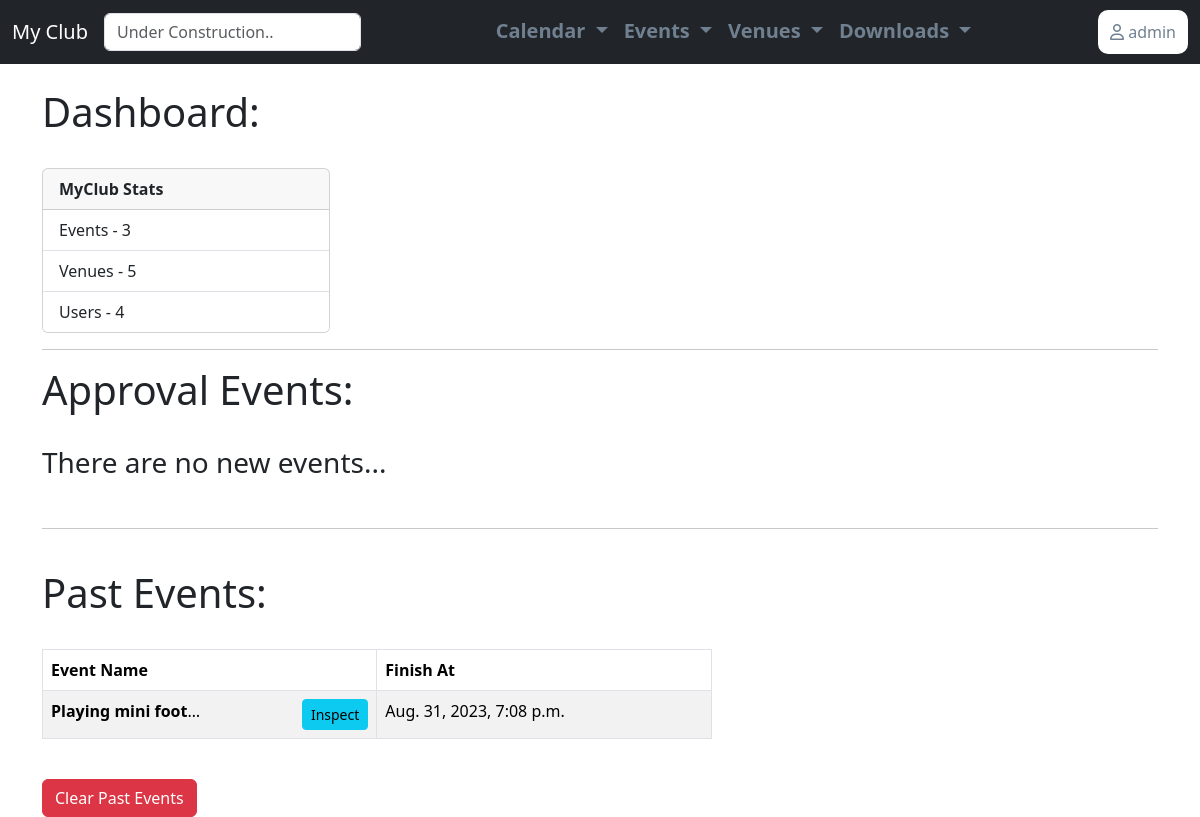
The app's page /admin_event_approval (signed in), older data.
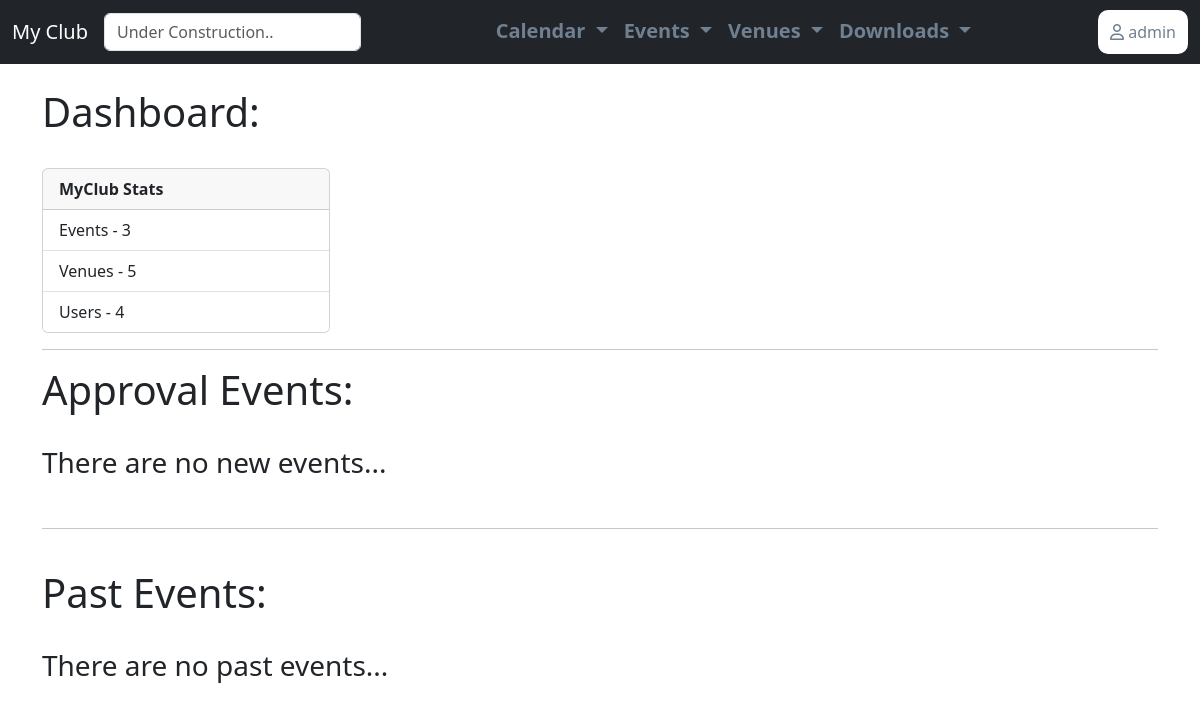
The same page, newer data.
### events/models.py (models this page shows, shortened)
class Event(models.Model):
    name = models.CharField('Event name', max_length=150)
    event_data = models.DateTimeField('Event Date')
    venue = models.ForeignKey(Venue, on_delete=models.CASCADE)
    manager = models.ForeignKey(User, blank=True, null=True, on_delete=models.SET_NULL)
    description = models.TextField(blank=True)
    attendees = models.ManyToManyField(User, blank=True, related_name='event_attendees')
    approved = models.BooleanField("Approved", default=False)
    def __str__(self):
        return self.name

### events/views.py (the view)
# urls.py: path('admin_event_approval', views.admin_panel, name="admin-event-approval"),
def admin_panel(request):
    event_count = Event.objects.all().count
    venue_count = Venue.objects.all().count
    user_count = User.objects.all().count
    new_events = Event.objects.filter(approved=False).order_by('event_data')
    today = date.today()
    past_events = Event.objects.filter(event_data__lt=today)
    if request.user.is_superuser:
        if request.method == "POST":
            if "approve_events" in request.POST:
                id_list = request.POST.getlist('boxes')
                [Event.objects.filter(pk=int(x)).update(approved=True) for x in id_list]
                messages.success(request, "Events Approved!")
                return redirect('home')
            elif "clear_events" in request.POST:
                past_events.delete()
                messages.success(request, "Successfully Deleted Past Events!")
                return redirect('home')
        else:
            return render(request, 'events/admin_event_approval.html', {'new_events': new_events,
                                                                        'past_events': past_events,
                                                                        'event_count': event_count,
                                                                        'venue_count': venue_count,
                                                                        'user_count': user_count
                                                                        })
    else:
        messages.success(request, "You aren't authorized to view this page!")
        return redirect('home')

### events/templates/events/admin_event_approval.html (shortened to what this page needs)
{% extends 'events/base.html' %}
{% block content %}
<h1> Dashboard:</h1>
<br/>
<div class="card" style="width: 18rem;">
  <div class="card-header">
      <strong>MyClub Stats</strong>
  </div>
  <ul class="list-group list-group-flush">
    <li class="list-group-item">Events - {{ event_count }}</li>
    <li class="list-group-item">Venues - {{ venue_count }}</li>
    <li class="list-group-item">Users - {{ user_count }}</li>
  </ul>
</div>
<hr>
<h1> Approval Events:</h1>
<br/>
{% if new_events %}
<form action="" method="POST">
    {% csrf_token %}
    <table class="table table-bordered table-striped table-hover">
        <thead>
        <tr>
            <th scope="col">Event Name</th>
        </tr>
        </thead>
        {% for event in new_events %}
        <tr>
            <td>
                <div class="d-flex justify-content-between">
                    <div class="event-name">
                        <strong>{{ event }}</strong>
                    </div>
                    <div class="approve-button">
                        <div class="form-check form-switch">
                            <input class="form-check-input"
                                   type="checkbox"
                                   value={{event.id}}
                                   role="switch"
                                   id="flexSwitchCheckDefault{{ event.id }}"
                                   name="boxes">
                            <label class="form-check-label" for="flexSwitchCheckDefault{{ event.id }}">Approve</label>
                            <a href="{% url 'show-event' event.id %}" class="btn btn-info btn-sm">Inspect</a>
                        </div>
                    </div>
                </div>
            </td>
        </tr>
        {% endfor %}
    </table>
    <br/>
    <div>
        <button class="btn btn-primary" type="submit" name="approve_events">Approve Events</button>
    </div>
</form>
{% else %}
<h3>
    There are no new events...
</h3>
{% endif %}
<br/>
<hr>
<br/>
<h1>Past Events:</h1>
<br/>
{% if past_events %}
<form action="" method="POST">
    <table class="table table-bordered table-striped table-hover">
        <thead>
        <tr>
            <th scope="col">Event Name</th>
            <th scope="col">Finish At</th>
        </tr>
        </thead>
        {% for event in past_events %}
        <tr>
            <td>
                <div class="d-flex justify-content-between">
                    <div class="event-name">
                        <strong>{{ event }}</strong>
                    </div>
                    <a href="{% url 'show-event' event.id %}" class="btn btn-info btn-sm">Inspect</a>
                </div>
                </div>
            <td>
                {{ event.event_data }}
            </td>
        {% endfor %}
    <br/>
    <div>
        <button class="btn btn-danger" type="submit" name="clear_events">Clear Past Events</button>
    </div>
{% else %}
<h3>
    There are no past events...
</h3>
<br/>
{% endif %}
{% endblock %}

Row changes from the older to the newer data that the page shows:
removed Event: name "Playing mini foot…", event_data "Aug. 31, 2023, 7:08 p.m."
Text that changed along with them:
text no longer shown: "Event Name Finish At Clear Past Events"
text now shown: "There are no past events..."
